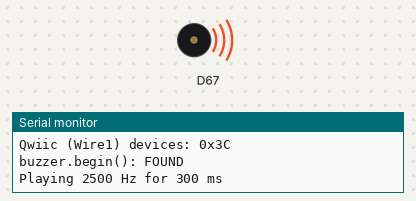
Simulated run of this sketch. Board: Arduino Uno R4 WiFi. On the bench: buzzer (waves = sounding), the last lines printed to the serial monitor.

Above: at 0.66 s.
At 6.1 s:
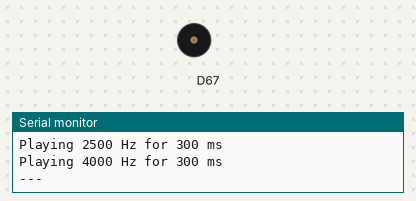
Timing chart, 0 to 8.4 s (numbered marks = the images above):
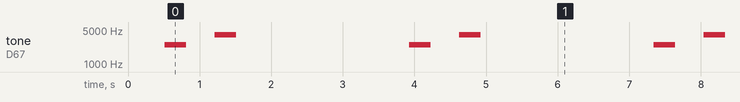

The sketch:

diag-modulino.ino
```cpp
// Diagnostic: is the Modulino Buzzer reachable on the R4's Qwiic port (Wire1)?
// Repeats every ~4 s so the Serial Monitor (115200) always catches it.
#include <Modulino.h>

ModulinoBuzzer buzzer;
bool found = false;

void setup() {
  Serial.begin(115200);
  delay(500);
  Modulino.begin();  // Wire1 = Qwiic on the UNO R4 WiFi
}

void loop() {
  Serial.print(F("Qwiic (Wire1) devices:"));
  int n = 0;
  for (uint8_t a = 1; a < 127; a++) {
    Wire1.beginTransmission(a);
    if (Wire1.endTransmission() == 0) { Serial.print(F(" 0x")); Serial.print(a, HEX); n++; }
  }
  if (!n) Serial.print(F(" NONE"));
  Serial.println();

  if (!found) found = buzzer.begin();
  Serial.print(F("buzzer.begin(): "));
  Serial.println(found ? F("FOUND") : F("NOT FOUND"));
  if (found) {
    Serial.println(F("Playing 2500 Hz for 300 ms"));
    buzzer.tone(2500, 300);
    delay(700);
    Serial.println(F("Playing 4000 Hz for 300 ms"));
    buzzer.tone(4000, 300);
    delay(700);
  }
  Serial.println(F("---"));
  delay(2000);
}
```

Measured:
- by itself, tone on D67: repeats every 3.4 s: silent 0.40 s, 4000 Hz 0.30 s, silent 2.4 s, 2500 Hz 0.30 s
